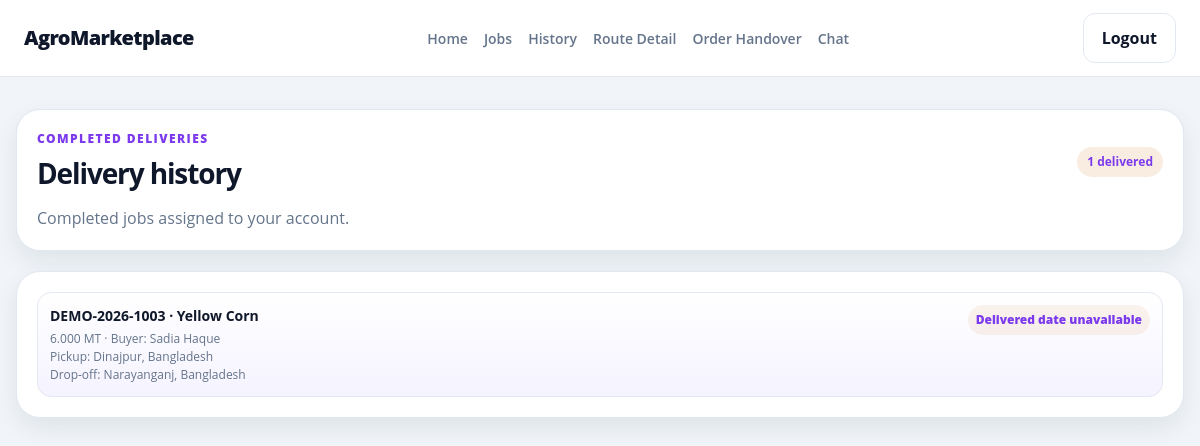
Page /delivery/history.php (signed in) on the committed database.
### tables this page shows
CREATE TABLE `delivery_jobs` (
  `id` bigint UNSIGNED NOT NULL,
  `order_id` bigint UNSIGNED NOT NULL,
  `delivery_user_id` bigint UNSIGNED DEFAULT NULL,
  `pickup_address` text,
  `dropoff_address` text,
  `status` enum('unassigned','assigned','accepted','picked_up','in_transit','delivered','failed','cancelled') NOT NULL DEFAULT 'unassigned',
  `commission_amount` decimal(14,2) NOT NULL DEFAULT '0.00',
  `pickup_otp_hash` varchar(255) DEFAULT NULL,
  `handover_otp_hash` varchar(255) DEFAULT NULL,
  `scheduled_at` datetime DEFAULT NULL,
  `picked_up_at` datetime DEFAULT NULL,
  `delivered_at` datetime DEFAULT NULL,
  `delivery_notes` text,
  `created_at` timestamp NOT NULL DEFAULT CURRENT_TIMESTAMP,
  `updated_at` timestamp NOT NULL DEFAULT CURRENT_TIMESTAMP ON UPDATE CURRENT_TIMESTAMP
);

CREATE TABLE `orders` (
  `id` bigint UNSIGNED NOT NULL,
  `order_number` varchar(40) NOT NULL,
  `buyer_id` bigint UNSIGNED NOT NULL,
  `farmer_id` bigint UNSIGNED NOT NULL,
  `listing_id` bigint UNSIGNED DEFAULT NULL,
  `accepted_bid_id` bigint UNSIGNED DEFAULT NULL,
  `quantity` decimal(14,3) NOT NULL,
  `quantity_unit` varchar(20) NOT NULL DEFAULT 'MT',
  `price_per_unit` decimal(14,2) NOT NULL,
  `subtotal` decimal(14,2) NOT NULL,
  `commission_amount` decimal(14,2) NOT NULL DEFAULT '0.00',
  `total_amount` decimal(14,2) NOT NULL,
  `currency` char(3) NOT NULL DEFAULT 'BDT',
  `status` enum('pending','confirmed','processing','ready_for_pickup','in_transit','delivered','completed','cancelled','disputed') NOT NULL DEFAULT 'pending',
  `payment_status` enum('unpaid','pending','escrowed','partially_refunded','refunded','released') NOT NULL DEFAULT 'unpaid',
  `expected_delivery_at` datetime DEFAULT NULL,
  `created_at` timestamp NOT NULL DEFAULT CURRENT_TIMESTAMP,
  `updated_at` timestamp NOT NULL DEFAULT CURRENT_TIMESTAMP ON UPDATE CURRENT_TIMESTAMP
);

CREATE TABLE `listings` (
  `id` bigint UNSIGNED NOT NULL,
  `farmer_id` bigint UNSIGNED NOT NULL,
  `inventory_item_id` bigint UNSIGNED DEFAULT NULL,
  `category_id` bigint UNSIGNED DEFAULT NULL,
  `title` varchar(180) NOT NULL,
  `image_path` varchar(500) DEFAULT NULL,
  `description` text,
  `quantity_available` decimal(14,3) NOT NULL,
  `quantity_unit` varchar(20) NOT NULL DEFAULT 'MT',
  `price_per_unit` decimal(14,2) NOT NULL,
  `currency` char(3) NOT NULL DEFAULT 'BDT',
  `harvest_date` date DEFAULT NULL,
  `quality_label` varchar(180) DEFAULT NULL,
  `delivery_notes` text,
  `status` enum('draft','active','paused','sold','archived') NOT NULL DEFAULT 'draft',
  `closes_at` datetime DEFAULT NULL,
  `created_at` timestamp NOT NULL DEFAULT CURRENT_TIMESTAMP,
  `updated_at` timestamp NOT NULL DEFAULT CURRENT_TIMESTAMP ON UPDATE CURRENT_TIMESTAMP
);

CREATE TABLE `users` (
  `id` bigint UNSIGNED NOT NULL,
  `role` enum('buyer','farmer','delivery','admin') NOT NULL,
  `username` varchar(80) NOT NULL,
  `password` varchar(255) NOT NULL,
  `email` varchar(254) NOT NULL,
  `fullname` varchar(150) DEFAULT NULL,
  `phone` varchar(32) DEFAULT NULL,
  `address` text,
  `profile_description` text,
  `market_preferences` varchar(255) DEFAULT NULL,
  `business_name` varchar(180) DEFAULT NULL,
  `preferred_buying_category` varchar(100) DEFAULT NULL,
  `typical_order_volume` varchar(80) DEFAULT NULL,
  `land_area` varchar(80) DEFAULT NULL,
  `primary_crops` text,
  `verification_documents` text,
  `vehicle_capacity` varchar(100) DEFAULT NULL,
  `vehicle_license_plate` varchar(32) DEFAULT NULL,
  `account_status` enum('pending','active','suspended','closed') NOT NULL DEFAULT 'active',
  `created_at` timestamp NOT NULL DEFAULT CURRENT_TIMESTAMP,
  `updated_at` timestamp NOT NULL DEFAULT CURRENT_TIMESTAMP ON UPDATE CURRENT_TIMESTAMP
);

### database/app.php (called while the page is built, shortened)
<?php
require_once __DIR__ . '/connection.php';
function app_db(): PDO
{
    $connection = Database::getInstance()->getConnection();
    return $connection;
}
function app_database(): Database
{
    return Database::getInstance();
}
function escape_html(?string $value): string
{
    return htmlspecialchars($value ?? '', ENT_QUOTES, 'UTF-8');
}
function current_user(): ?array
{
    $user = app_database()->getUserInfo((int) $_SESSION['user_id']);
    return $user;
}
function require_role(array $roles): array
{
    $user = current_user();
    return $user;
}

### database/connection.php (called while the page is built, shortened)
<?php
class Database
{
    private static ?Database $instance = null;
    private ?PDO $conn = null;
    private function __construct()
    {
        $host = 'localhost';
        $port = '3306';
        $user = 'root';
        $pass = 'root';
        $database = 'agromarketplace';
        $charset = "utf8mb4";
        $dsn = "mysql:host=$host;port=$port;dbname=$database;charset=$charset";
        try {
            $this->conn = new PDO($dsn, $user, $pass, [
                PDO::ATTR_ERRMODE            => PDO::ERRMODE_EXCEPTION,
                PDO::ATTR_DEFAULT_FETCH_MODE => PDO::FETCH_ASSOC,
                PDO::ATTR_EMULATE_PREPARES   => false,
            ]);
        } catch (PDOException $e) {
            $this->conn = null;
            error_log("Database connection failed: " . $e->getMessage());
        }
    }
    public static function getInstance(): Database
    {
        if (self::$instance === null) {
            self::$instance = new Database();
        }
        return self::$instance;
    }
    public function getUserInfo(int $userId): ?array
    {
        $statement = $this->conn->prepare(
            'SELECT id, role, username, email, fullname, vehicle_capacity, vehicle_license_plate FROM users WHERE id = ? AND account_status = ?'
        );
        $statement->execute([$userId, 'active']);
        $user = $statement->fetch();
        return $user ?: null;
    }
    public function getDeliveryHistory(int $deliveryUserId): array
    {
        $statement = $this->conn->prepare(
            "SELECT d.id, d.pickup_address, d.dropoff_address, d.delivered_at,
                    o.order_number, o.quantity, o.quantity_unit, l.title, buyer.fullname AS buyer_name
             FROM delivery_jobs d
             JOIN orders o ON o.id = d.order_id
             LEFT JOIN listings l ON l.id = o.listing_id
             JOIN users buyer ON buyer.id = o.buyer_id
             WHERE d.delivery_user_id = ? AND d.status = 'delivered'
             ORDER BY COALESCE(d.delivered_at, d.updated_at) DESC"
        );
        $statement->execute([$deliveryUserId]);
        return $statement->fetchAll();
    }
}

### delivery/history.php (the view, shortened to what this page needs)
<?php
require_once __DIR__ . '/../database/app.php';
$user = require_role(['delivery']);
$jobs = app_database()->getDeliveryHistory((int) $user['id']);
?>
<!doctype html>
<html lang="en">
<head>
  <link rel="stylesheet" href="../colors.css">
  <link rel="stylesheet" href="../header.css">
  <link rel="stylesheet" href="delivery.css">
</head>
<body class="theme-delivery">
  <header class="site-header">
    <div class="site-header-inner">
      <a class="brand" href="../index.php">AgroMarketplace</a>
      <nav class="nav" aria-label="Delivery navigation">
        <a class="nav-link" href="index.php">Home</a>
        <a class="nav-link" href="jobs.php">Jobs</a>
        <a class="nav-link active" href="history.php">History</a>
        <a class="nav-link" href="route-detail.php">Route Detail</a>
        <a class="nav-link" href="hand-over.php">Order Handover</a>
        <a class="nav-link" href="chat.php">Chat</a>
      </nav>
      <div class="site-header-actions">
        <a class="btn btn-ghost" href="../auth/logout.php">Logout</a>
      </div>
    </div>
  </header>
  <main class="page-shell">
    <section class="content-area">
      <section class="panel">
        <div class="page-head">
          <div>
            <p class="eyebrow">Completed deliveries</p>
            <h1 class="page-title">Delivery history</h1>
          </div>
          <span class="pill pill-success"><?= count($jobs) ?> delivered</span>
        </div>
        <p class="meta-text">Completed jobs assigned to your account.</p>
      </section>
      <?php if ($jobs): ?>
        <section class="panel">
          <ul class="context-list">
            <?php foreach ($jobs as $job): ?>
              <li class="context-item">
                <div>
                  <strong><?= escape_html($job['order_number']) ?> · <?= escape_html($job['title'] ?? 'Produce') ?></strong>
                  <small><?= number_format((float) $job['quantity'], 3) ?> <?= escape_html($job['quantity_unit']) ?> · Buyer: <?= escape_html($job['buyer_name']) ?><br>Pickup: <?= escape_html($job['pickup_address'] ?: 'Address not provided') ?><br>Drop-off: <?= escape_html($job['dropoff_address'] ?: 'Address not provided') ?></small>
                </div>
                <span class="context-figure">Delivered <?= escape_html($job['delivered_at'] ? date('Y-m-d H:i', strtotime($job['delivered_at'])) : 'date unavailable') ?></span>
              </li>
            <?php endforeach; ?>
          </ul>
        </section>
      <?php else: ?>
        <section class="panel"><p class="empty-state">No completed deliveries yet.</p></section>
      <?php endif; ?>
    </section>
  </main>
</body>
</html>

### colors.css (style rules this page uses)
:root { --color-buyer-primary: #f97316; --color-buyer-dark: #c2410c; --color-buyer-light-bg: #fff7ed; --color-buyer-border: #fed7aa; --color-farmer-primary: #16a34a; --color-farmer-dark: #166534; --color-farmer-light-bg: #f0fdf4; --color-farmer-border: #bbf7d0; --color-admin-primary: #dc2626; --color-admin-dark: #991b1b; --color-admin-light-bg: #fef2f2; --color-admin-border: #fecaca; --color-delivery-primary: #7c3aed; --color-delivery-dark: #5b21b6; --color-delivery-light-bg: #f5f3ff; --color-delivery-border: #ddd6fe; --color-background: #f8fafc; --color-page-bg: #f1f5f9; --color-card-bg: #ffffff; --color-sidebar-bg: #f8fafc; --color-text: #0f172a; --color-text-soft: #475569; --color-muted: #64748b; --color-border: #e2e8f0; --color-border-strong: #cbd5e1; --color-white: #ffffff; --color-success: #16a34a; --color-warning: #f59e0b; --color-danger: #dc2626; --color-shadow: transparent; --outer-shadow: rgba(15, 23, 42, 0.08); --container-xl: 1200px; --container-lg: 1080px; --radius-sm: 10px; --radius-md: 16px; --radius-lg: 24px; --radius-xl: 32px; --space-1: 4px; --space-2: 8px; --space-3: 12px; --space-4: 16px; --space-5: 20px; --space-6: 24px; --space-8: 32px; --space-10: 40px; --space-12: 48px; --space-16: 64px; }
html { font-family: "Open Sans", sans-serif; }
* { box-sizing:border-box }
body { margin:0;background:var(--color-page-bg);color:var(--color-text);line-height:1.5 }
a { color:inherit }
body.theme-delivery { --color-brand: var(--color-delivery-primary); --color-brand-soft: var(--color-delivery-light-bg); --color-brand-border: var(--color-delivery-border); }

### header.css (style rules this page uses)
.site-header { position: sticky; top: 0; z-index: 10; background: rgba(255, 255, 255, 0.94); backdrop-filter: blur(10px); border-bottom: 1px solid var(--color-border); }
.site-header-inner { max-width: var(--container-xl); min-height: var(--header-height, 76px); margin: 0 auto; padding: 0 24px; display: flex; align-items: center; justify-content: space-between; gap: 16px; }
.brand { text-decoration: none; color: var(--color-text); font-size: 20px; font-weight: 800; letter-spacing: -0.03em; }
.nav { display: flex; align-items: center; gap: 16px; flex-wrap: wrap; }
.nav-link { color: var(--color-muted); text-decoration: none; font-size: 14px; font-weight: 600; transition: color 0.2s ease; }
.site-header-actions { display: flex; align-items: center; gap: 12px; }

### rows in the picture
delivery_jobs: order.order_number "DEMO-2026-1003", listings.title "Yellow Corn", order.quantity "6.000", order.quantity_unit "MT", users.fullname "Sadia Haque", pickup_address "Dinajpur, Bangladesh", dropoff_address "Narayanganj, Bangladesh", delivered_at "date unavailable"

### other values in the picture
count($jobs) "1"
